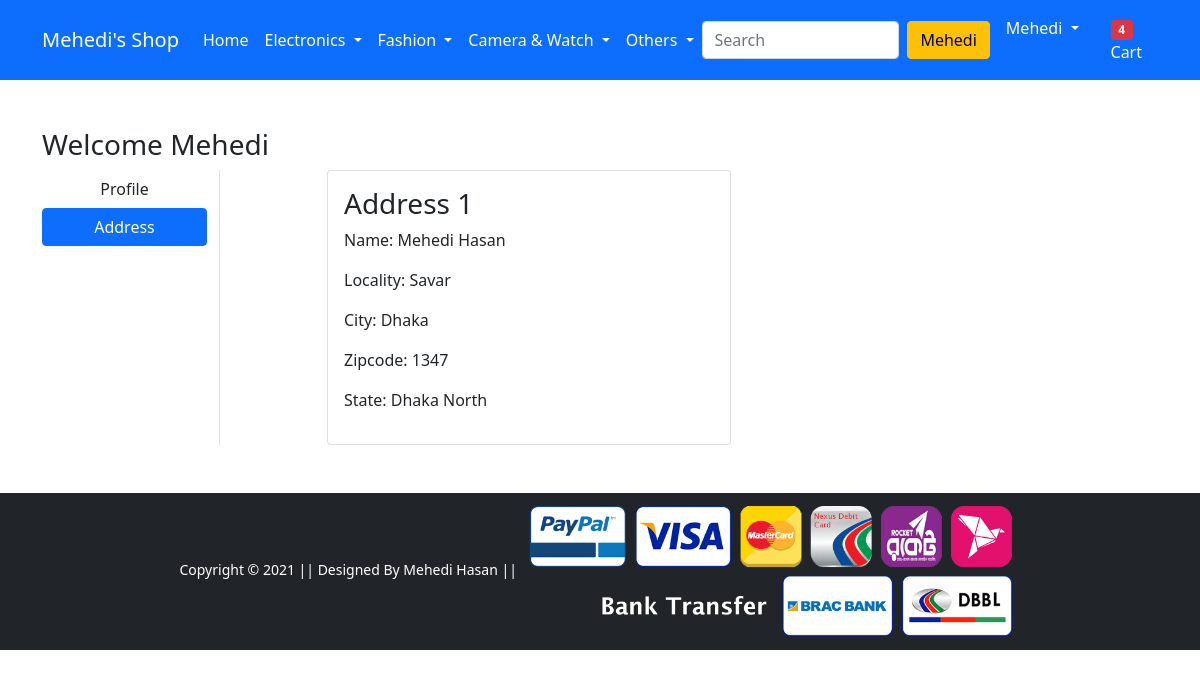
Page /address/ (signed in) on the earlier database version.
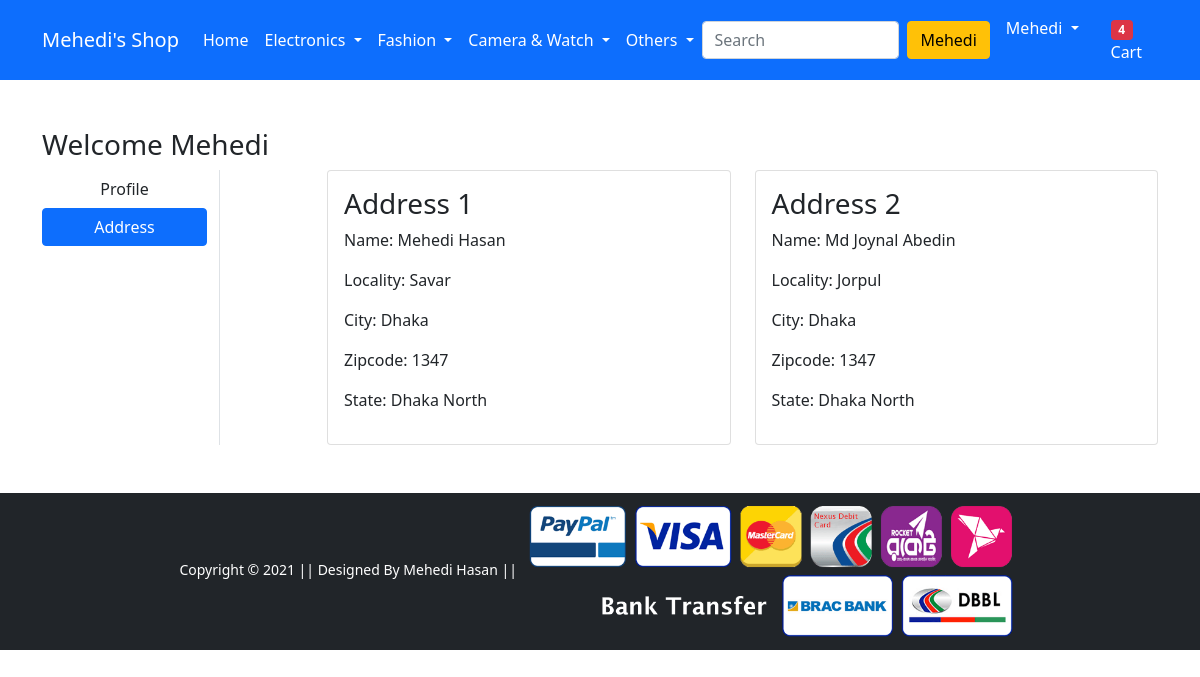
Same page on the later database version.
### app/models.py (models this page shows)
class Customer(models.Model):
    user = models.ForeignKey(User, on_delete = models.CASCADE)
    name = models.CharField(max_length=200)
    locality = models.CharField(max_length=200)
    city = models.CharField(max_length=50)
    zipcode = models.IntegerField()
    state = models.CharField(choices=STATE_CHOICES, max_length=50)

### app/views.py (the view)
# urls.py: path('address/', views.address, name='address'),
def address(request):
 addrs = Customer.objects.filter(user = request.user)
 return render(request, 'app/address.html', {'addrs':addrs, 'active': 'btn-primary'})

### app/templates/app/address.html (shortened to what this page needs)
{% extends 'app/base.html' %}
{% load static %}
{% block main-content %}
<div class="container my-5">
 <div class="row">
 <h3>Welcome <span class="text-capitalize">{{request.user}}</span></h3>
  <div class="col-sm-2 border-end">
   <ul class="list-unstyled">
    <li class="d-grid"><a href="{% url 'profile' %}" class="btn">Profile</a></li>
    <li class="d-grid"><a href="{% url 'address' %}" class="btn {{active}}">Address</a></li>
   </ul>
  </div>
  <div class="col-sm-9 offset-sm-1">
   <div class="row">
   {% for ad in addrs %}
    <div class="col-sm-6">
     <div class="card">
      <div class="card-body">
       <h3>Address {{forloop.counter}}</h3>
       <p>Name: {{ad.name}}</p>
       <p>Locality: {{ad.locality}}</p>
       <p>City: {{ad.city}}</p>
       <p>Zipcode: {{ad.zipcode}}</p>
       <p>State: {{ad.state}}</p>
      </div>
     </div>
    </div>
    {% endfor %}
   </div>
  </div>
 </div>
</div>
{% endblock main-content %}

Differences in the rows shown:
added Customer: name "Md Joynal Abedin", locality "Jorpul", city "Dhaka", zipcode "1347", state "Dhaka North"
